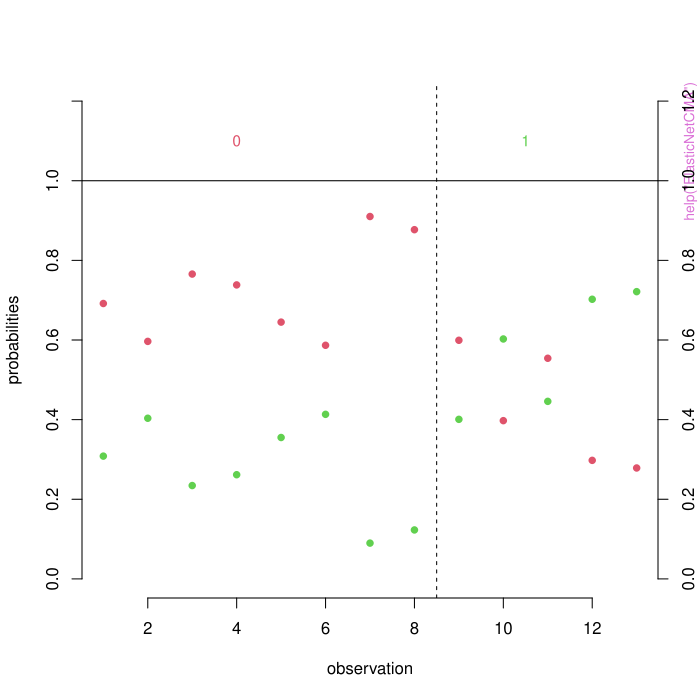

The script that drew this image:
pkgname <- "CMA"
source(file.path(R.home("share"), "R", "examples-header.R"))
options(warn = 1)
library('CMA')

base::assign(".oldSearch", base::search(), pos = 'CheckExEnv')
base::assign(".old_wd", base::getwd(), pos = 'CheckExEnv')
cleanEx()
nameEx("ElasticNetCMA")
### * ElasticNetCMA

flush(stderr()); flush(stdout())

### Name: ElasticNetCMA
### Title: Classfication and variable selection by the ElasticNet
### Aliases: ElasticNetCMA
### Keywords: multivariate

### ** Examples

### load Golub AML/ALL data
data(golub)
### extract class labels
golubY <- golub[,1]
### extract gene expression
golubX <- as.matrix(golub[,-1])
### select learningset
ratio <- 2/3
set.seed(111)
learnind <- sample(length(golubY), size=floor(ratio*length(golubY)))
### run ElasticNet - penalized logistic regression (no tuning)
result <- ElasticNetCMA(X=golubX, y=golubY, learnind=learnind, norm.fraction = 0.2, alpha=0.5)
show(result)
ftable(result)
plot(result)



cleanEx()
nameEx("GeneSelection")
### * GeneSelection

flush(stderr()); flush(stdout())

### Name: GeneSelection
### Title: General method for variable selection with various methods
### Aliases: GeneSelection
### Keywords: multivariate

### ** Examples

# load Golub AML/ALL data
data(golub)
### extract class labels
golubY <- golub[,1]
### extract gene expression from first 10 genes
golubX <- as.matrix(golub[,-1])
### Generate five different learningsets
set.seed(111)
five <- GenerateLearningsets(y=golubY, method = "CV", fold = 5, strat = TRUE)
### simple t-test:
selttest <- GeneSelection(golubX, golubY, learningsets = five, method = "t.test")
### show result:
show(selttest)
toplist(selttest, k = 10, iter = 1)
plot(selttest, iter = 1)



cleanEx()
nameEx("GenerateLearningsets")
### * GenerateLearningsets

flush(stderr()); flush(stdout())

### Name: GenerateLearningsets
### Title: Repeated Divisions into learn- and tets sets
### Aliases: GenerateLearningsets
### Keywords: multivariate

### ** Examples

# LOOCV
loo <- GenerateLearningsets(n=40, method="LOOCV")
show(loo)
# five-fold-CV
CV5 <- GenerateLearningsets(n=40, method="CV", fold=5)
show(loo)
# MCCV
mccv <- GenerateLearningsets(n=40, method = "MCCV", niter=3, ntrain=30)
show(mccv)
# Bootstrap
boot <- GenerateLearningsets(n=40, method="bootstrap", niter=3)
# stratified five-fold-CV
set.seed(113)
classlabels <- sample(1:3, size = 50, replace = TRUE, prob = c(0.3, 0.5, 0.2))
CV5strat <- GenerateLearningsets(y = classlabels, method="CV", fold=5, strat = TRUE)
show(CV5strat)



cleanEx()
nameEx("LassoCMA")
### * LassoCMA

flush(stderr()); flush(stdout())

### Name: LassoCMA
### Title: L1 penalized logistic regression
### Aliases: LassoCMA
### Keywords: multivariate

### ** Examples

### load Golub AML/ALL data
data(golub)
### extract class labels
golubY <- golub[,1]
### extract gene expression
golubX <- as.matrix(golub[,-1])
### select learningset
ratio <- 2/3
set.seed(111)
learnind <- sample(length(golubY), size=floor(ratio*length(golubY)))
### run L1 penalized logistic regression (no tuning)
lassoresult <- LassoCMA(X=golubX, y=golubY, learnind=learnind, norm.fraction = 0.2)
show(lassoresult)
ftable(lassoresult)
plot(lassoresult)



cleanEx()
nameEx("Planarplot")
### * Planarplot

flush(stderr()); flush(stdout())

### Name: Planarplot
### Title: Visualize Separability of different classes
### Aliases: Planarplot
### Keywords: multivariate

### ** Examples

### simple linear discrimination for the golub data:
data(golub)
golubY <- golub[,1]
golubX <- as.matrix(golub[,-1])
golubn <- nrow(golubX)
set.seed(111)
learnind <- sample(golubn, size=floor(2/3*golubn))
Planarplot(X=golubX, y=golubY, learnind=learnind, predind=c(2,4),
           classifier=ldaCMA)




cleanEx()
nameEx("classification")
### * classification

flush(stderr()); flush(stdout())

### Name: classification
### Title: General method for classification with various methods
### Aliases: classification
### Keywords: multivariate

### ** Examples

### a simple k-nearest neighbour example
### datasets
## Not run: 
##D plot(x)
##D data(golub)
##D golubY <- golub[,1]
##D golubX <- as.matrix(golub[,-1])
##D ### learningsets
##D set.seed(111)
##D lset <- GenerateLearningsets(y=golubY, method = "CV", fold=5, strat =TRUE)
##D ### 1. GeneSelection
##D selttest <- GeneSelection(golubX, golubY, learningsets = lset, method = "t.test")
##D ### 2. tuning
##D tunek <- tune(golubX, golubY, learningsets = lset, genesel = selttest, nbgene = 20, classifier = knnCMA)
##D ### 3. classification
##D knn1 <- classification(golubX, golubY, learningsets = lset, genesel = selttest,
##D                        tuneres = tunek, nbgene = 20, classifier = knnCMA)
##D ### steps 1.-3. combined into one step:
##D knn2 <- classification(golubX, golubY, learningsets = lset,
##D                        genesellist = list(method  = "t.test"), classifier = knnCMA,
##D                        tuninglist = list(grids = list(k = c(1:8))), nbgene = 20)
##D ### show and analyze results:
##D knnjoin <- join(knn2)
##D show(knn2)
##D eval <- evaluation(knn2, measure = "misclassification")
##D show(eval)
##D summary(eval)
##D boxplot(eval)
## End(Not run)



cleanEx()
nameEx("compBoostCMA")
### * compBoostCMA

flush(stderr()); flush(stdout())

### Name: compBoostCMA
### Title: Componentwise Boosting
### Aliases: compBoostCMA
### Keywords: multivariate

### ** Examples

 ### load Golub AML/ALL data
data(golub)
### extract class labels
golubY <- golub[,1]
### extract gene expression
golubX <- as.matrix(golub[,-1])
### select learningset
ratio <- 2/3
set.seed(111)
learnind <- sample(length(golubY), size=floor(ratio*length(golubY)))
### run componentwise (logit)-boosting (not tuned)
result <- compBoostCMA(X=golubX, y=golubY, learnind=learnind, mstop = 500)
### show results
show(result)
ftable(result)
plot(result)
### multiclass example:
### load Khan data
data(khan)
### extract class labels
khanY <- khan[,1]
### extract gene expression
khanX <- as.matrix(khan[,-1])
### select learningset
set.seed(111)
learnind <- sample(length(khanY), size=floor(ratio*length(khanY)))
### run componentwise multivariate (logit)-boosting (not tuned)
result <- compBoostCMA(X=khanX, y=khanY, learnind=learnind, mstop = 1000)
### show results
show(result)
ftable(result)
plot(result)



cleanEx()
nameEx("compare")
### * compare

flush(stderr()); flush(stdout())

### Name: compare
### Title: Compare different classifiers
### Aliases: compare
### Keywords: multivariate

### ** Examples

## Not run: 
##D ### compare the performance of several discriminant analysis methods
##D ### for the Khan dataset:
##D data(khan)
##D khanX <- as.matrix(khan[,-1])
##D khanY <- khan[,1]
##D set.seed(27611)
##D fiveCV10iter <- GenerateLearningsets(y=khanY, method = "CV", fold = 5, niter = 2, strat = TRUE)
##D ### candidate methods:  DLDA, LDA, QDA, pls_LDA, sclda
##D class_dlda <- classification(X = khanX, y=khanY, learningsets = fiveCV10iter, classifier = dldaCMA)
##D ### peform GeneSlection for LDA, FDA, QDA (using F-Tests):
##D genesel_da <- GeneSelection(X=khanX, y=khanY, learningsets = fiveCV10iter, method = "f.test")
##D ###
##D class_lda <- classification(X = khanX, y=khanY, learningsets = fiveCV10iter, classifier = ldaCMA, genesel= genesel_da, nbgene = 10)
##D 
##D class_qda <- classification(X = khanX, y=khanY, learningsets = fiveCV10iter, classifier = qdaCMA, genesel = genesel_da, nbgene = 2)
##D 
##D ### We now make a comparison concerning the performance (sev. measures):
##D ### first, collect in a list:
##D dalike <- list(class_dlda, class_lda, class_qda)
##D ### use pre-defined compare function:
##D comparison <- compare(dalike, plot = TRUE, measure = c("misclassification", "brier score", "average probability"))
##D print(comparison)
## End(Not run)



cleanEx()
nameEx("dldaCMA")
### * dldaCMA

flush(stderr()); flush(stdout())

### Name: dldaCMA
### Title: Diagonal Discriminant Analysis
### Aliases: dldaCMA
### Keywords: multivariate

### ** Examples

### load Golub AML/ALL data
data(golub)
### extract class labels
golubY <- golub[,1]
### extract gene expression
golubX <- as.matrix(golub[,-1])
### select learningset
ratio <- 2/3
set.seed(111)
learnind <- sample(length(golubY), size=floor(ratio*length(golubY)))
### run DLDA
dldaresult <- dldaCMA(X=golubX, y=golubY, learnind=learnind)
### show results
show(dldaresult)
ftable(dldaresult)
plot(dldaresult)
### multiclass example:
### load Khan data
data(khan)
### extract class labels
khanY <- khan[,1]
### extract gene expression
khanX <- as.matrix(khan[,-1])
### select learningset
set.seed(111)
learnind <- sample(length(khanY), size=floor(ratio*length(khanY)))
### run LDA
ldaresult <- dldaCMA(X=khanX, y=khanY, learnind=learnind)
### show results
show(dldaresult)
ftable(dldaresult)
plot(dldaresult)



cleanEx()
nameEx("evaluation")
### * evaluation

flush(stderr()); flush(stdout())

### Name: evaluation
### Title: Evaluation of classifiers
### Aliases: evaluation
### Keywords: multivariate

### ** Examples

### simple linear discriminant analysis example using bootstrap datasets:
### datasets:
data(golub)
golubY <- golub[,1]
### extract gene expression from first 10 genes
golubX <- as.matrix(golub[,2:11])
### generate 25 bootstrap datasets
set.seed(333)
bootds <- GenerateLearningsets(y = golubY, method = "bootstrap", ntrain = 30, niter = 10, strat = TRUE)
### run classification()
ldalist <- classification(X=golubX, y=golubY, learningsets = bootds, classifier=ldaCMA)
### Evaluation:
eval_iter <- evaluation(ldalist, scheme = "iter")
eval_obs <- evaluation(ldalist, scheme = "obs")
show(eval_iter)
show(eval_obs)
summary(eval_iter)
summary(eval_obs)
### auc with boxplot
eval_auc <- evaluation(ldalist, scheme = "iter", measure = "auc")
boxplot(eval_auc)
### which observations have often been misclassified ?
obsinfo(eval_obs, threshold = 0.75)



cleanEx()
nameEx("fdaCMA")
### * fdaCMA

flush(stderr()); flush(stdout())

### Name: fdaCMA
### Title: Fisher's Linear Discriminant Analysis
### Aliases: fdaCMA
### Keywords: multivariate

### ** Examples

### load Golub AML/ALL data
data(golub)
### extract class labels
golubY <- golub[,1]
### extract gene expression from first 10 genes
golubX <- as.matrix(golub[,2:11])
### select learningset
ratio <- 2/3
set.seed(111)
learnind <- sample(length(golubY), size=floor(ratio*length(golubY)))
### run FDA
fdaresult <- fdaCMA(X=golubX, y=golubY, learnind=learnind, comp = 1, plot = TRUE)
### show results
show(fdaresult)
ftable(fdaresult)
plot(fdaresult)
### multiclass example:
### load Khan data
data(khan)
### extract class labels
khanY <- khan[,1]
### extract gene expression from first 10 genes
khanX <- as.matrix(khan[,2:11])
### select learningset
set.seed(111)
learnind <- sample(length(khanY), size=floor(ratio*length(khanY)))
### run FDA
fdaresult <- fdaCMA(X=khanX, y=khanY, learnind=learnind, comp = 2, plot = TRUE)
### show results
show(fdaresult)
ftable(fdaresult)
plot(fdaresult)



cleanEx()
nameEx("flexdaCMA")
### * flexdaCMA

flush(stderr()); flush(stdout())

### Name: flexdaCMA
### Title: Flexible Discriminant Analysis
### Aliases: flexdaCMA
### Keywords: multivariate

### ** Examples

### load Golub AML/ALL data
data(golub)
### extract class labels
golubY <- golub[,1]
### extract gene expression from first 5 genes
golubX <- as.matrix(golub[,2:6])
### select learningset
ratio <- 2/3
set.seed(111)
learnind <- sample(length(golubY), size=floor(ratio*length(golubY)))
### run flexible Discriminant Analysis
result <- flexdaCMA(X=golubX, y=golubY, learnind=learnind, comp = 1)
### show results
show(result)
ftable(result)
plot(result)



cleanEx()
nameEx("gbmCMA")
### * gbmCMA

flush(stderr()); flush(stdout())

### Name: gbmCMA
### Title: Tree-based Gradient Boosting
### Aliases: gbmCMA
### Keywords: multivariate

### ** Examples

### load Golub AML/ALL data
data(golub)
### extract class labels
golubY <- golub[,1]
### extract gene expression
golubX <- as.matrix(golub[,-1])
### select learningset
ratio <- 2/3
set.seed(111)
learnind <- sample(length(golubY), size=floor(ratio*length(golubY)))
### run tree-based gradient boosting (no tuning)
gbmresult <- gbmCMA(X=golubX, y=golubY, learnind=learnind, n.trees = 500)
show(gbmresult)
ftable(gbmresult)
plot(gbmresult)



cleanEx()
nameEx("golub")
### * golub

flush(stderr()); flush(stdout())

### Name: golub
### Title: ALL/AML dataset of Golub et al. (1999)
### Aliases: golub
### Keywords: datasets

### ** Examples

data(golub)



cleanEx()
nameEx("khan")
### * khan

flush(stderr()); flush(stdout())

### Name: khan
### Title: Small blue round cell tumor dataset of Khan et al. (2001)
### Aliases: khan
### Keywords: datasets

### ** Examples

data(khan)


cleanEx()
nameEx("knnCMA")
### * knnCMA

flush(stderr()); flush(stdout())

### Name: knnCMA
### Title: Nearest Neighbours
### Aliases: knnCMA
### Keywords: multivariate

### ** Examples

### load Golub AML/ALL data
data(golub)
### extract class labels
golubY <- golub[,1]
### extract gene expression from first 10 genes
golubX <- as.matrix(golub[,-1])
### select learningset
ratio <- 2/3
set.seed(111)
learnind <- sample(length(golubY), size=floor(ratio*length(golubY)))
### run k-nearest neighbours
result <- knnCMA(X=golubX, y=golubY, learnind=learnind, k = 3)
### show results
show(result)
ftable(result)
### multiclass example:
### load Khan data
data(khan)
### extract class labels
khanY <- khan[,1]
### extract gene expression
khanX <- as.matrix(khan[,-1])
### select learningset
set.seed(111)
learnind <- sample(length(khanY), size=floor(ratio*length(khanY)))
### run knn
result <- knnCMA(X=khanX, y=khanY, learnind=learnind, k = 5)
### show results
show(result)
ftable(result)



cleanEx()
nameEx("ldaCMA")
### * ldaCMA

flush(stderr()); flush(stdout())

### Name: ldaCMA
### Title: Linear Discriminant Analysis
### Aliases: ldaCMA
### Keywords: multivariate

### ** Examples

## Not run: 
##D ### load Golub AML/ALL data
##D data(golub)
##D ### extract class labels
##D golubY <- golub[,1]
##D ### extract gene expression from first 10 genes
##D golubX <- as.matrix(golub[,2:11])
##D ### select learningset
##D ratio <- 2/3
##D set.seed(111)
##D learnind <- sample(length(golubY), size=floor(ratio*length(golubY)))
##D ### run LDA
##D ldaresult <- ldaCMA(X=golubX, y=golubY, learnind=learnind)
##D ### show results
##D show(ldaresult)
##D ftable(ldaresult)
##D plot(ldaresult)
##D ### multiclass example:
##D ### load Khan data
##D data(khan)
##D ### extract class labels
##D khanY <- khan[,1]
##D ### extract gene expression from first 10 genes
##D khanX <- as.matrix(khan[,2:11])
##D ### select learningset
##D set.seed(111)
##D learnind <- sample(length(khanY), size=floor(ratio*length(khanY)))
##D ### run LDA
##D ldaresult <- ldaCMA(X=khanX, y=khanY, learnind=learnind)
##D ### show results
##D show(ldaresult)
##D ftable(ldaresult)
##D plot(ldaresult)
## End(Not run)


cleanEx()
nameEx("nnetCMA")
### * nnetCMA

flush(stderr()); flush(stdout())

### Name: nnetCMA
### Title: Feed-forward Neural Networks
### Aliases: nnetCMA
### Keywords: multivariate

### ** Examples

### load Golub AML/ALL data
data(golub)
### extract class labels
golubY <- golub[,1]
### extract gene expression from first 10 genes
golubX <- as.matrix(golub[,2:11])
### select learningset
ratio <- 2/3
set.seed(111)
learnind <- sample(length(golubY), size=floor(ratio*length(golubY)))
### run nnet (not tuned)
nnetresult <- nnetCMA(X=golubX, y=golubY, learnind=learnind, size = 3, decay = 0.01)
### show results
show(nnetresult)
ftable(nnetresult)
plot(nnetresult)
### in the space of eigengenes (not tuned)
golubXfull <-  as.matrix(golubX[,-1])
nnetresult <- nnetCMA(X=golubXfull, y=golubY, learnind = learnind, eigengenes = TRUE,
                      size = 3, decay = 0.01)
### show results
show(nnetresult)
ftable(nnetresult)
plot(nnetresult)



cleanEx()
nameEx("pknnCMA")
### * pknnCMA

flush(stderr()); flush(stdout())

### Name: pknnCMA
### Title: Probabilistic Nearest Neighbours
### Aliases: pknnCMA
### Keywords: multivariate

### ** Examples

### load Golub AML/ALL data
data(golub)
### extract class labels
golubY <- golub[,1]
### extract gene expression from first 10 genes
golubX <- as.matrix(golub[,-1])
### select learningset
ratio <- 2/3
set.seed(111)
learnind <- sample(length(golubY), size=floor(ratio*length(golubY)))
### run probabilistic k-nearest neighbours
result <- pknnCMA(X=golubX, y=golubY, learnind=learnind, k = 3)
### show results
show(result)
ftable(result)
plot(result)



cleanEx()
nameEx("plrCMA")
### * plrCMA

flush(stderr()); flush(stdout())

### Name: plrCMA
### Title: L2 penalized logistic regression
### Aliases: plrCMA
### Keywords: multivariate

### ** Examples

### load Golub AML/ALL data
data(golub)
### extract class labels
golubY <- golub[,1]
### extract gene expression from first 10 genes
golubX <- as.matrix(golub[,-1])
### select learningset
ratio <- 2/3
set.seed(111)
learnind <- sample(length(golubY), size=floor(ratio*length(golubY)))
### run penalized logistic regression (no tuning)
plrresult <- plrCMA(X=golubX, y=golubY, learnind=learnind)
### show results
show(plrresult)
ftable(plrresult)
plot(plrresult)
### multiclass example:
### load Khan data
data(khan)
### extract class labels
khanY <- khan[,1]
### extract gene expression from first 10 genes
khanX <- as.matrix(khan[,-1])
### select learningset
set.seed(111)
learnind <- sample(length(khanY), size=floor(ratio*length(khanY)))
### run penalized logistic regression (no tuning)
plrresult <- plrCMA(X=khanX, y=khanY, learnind=learnind)
### show results
show(plrresult)
ftable(plrresult)
plot(plrresult)



cleanEx()
nameEx("pls_ldaCMA")
### * pls_ldaCMA

flush(stderr()); flush(stdout())

### Name: pls_ldaCMA
### Title: Partial Least Squares combined with Linear Discriminant Analysis
### Aliases: pls_ldaCMA
### Keywords: multivariate

### ** Examples

## Not run: 
##D ### load Khan data
##D data(khan)
##D ### extract class labels
##D khanY <- khan[,1]
##D ### extract gene expression
##D khanX <- as.matrix(khan[,-1])
##D ### select learningset
##D set.seed(111)
##D learnind <- sample(length(khanY), size=floor(2/3*length(khanY)))
##D ### run Shrunken Centroids classfier, without tuning
##D plsresult <- pls_ldaCMA(X=khanX, y=khanY, learnind=learnind, comp = 4)
##D ### show results
##D show(plsresult)
##D ftable(plsresult)
##D plot(plsresult)
## End(Not run)


cleanEx()
nameEx("pls_lrCMA")
### * pls_lrCMA

flush(stderr()); flush(stdout())

### Name: pls_lrCMA
### Title: Partial Least Squares followed by logistic regression
### Aliases: pls_lrCMA
### Keywords: multivariate

### ** Examples

### load Golub AML/ALL data
data(golub)
### extract class labels
golubY <- golub[,1]
### extract gene expression
golubX <- as.matrix(golub[,-1])
### select learningset
ratio <- 2/3
set.seed(111)
learnind <- sample(length(golubY), size=floor(ratio*length(golubY)))
### run PLS, combined with logistic regression
result <- pls_lrCMA(X=golubX, y=golubY, learnind=learnind)
### show results
show(result)
ftable(result)
plot(result)



cleanEx()
nameEx("pls_rfCMA")
### * pls_rfCMA

flush(stderr()); flush(stdout())

### Name: pls_rfCMA
### Title: Partial Least Squares followed by random forests
### Aliases: pls_rfCMA
### Keywords: multivariate

### ** Examples

### load Golub AML/ALL data
data(golub)
### extract class labels
golubY <- golub[,1]
### extract gene expression
golubX <- as.matrix(golub[,-1])
### select learningset
ratio <- 2/3
set.seed(111)
learnind <- sample(length(golubY), size=floor(ratio*length(golubY)))
### run PLS, combined with Random Forest
#result <- pls_rfCMA(X=golubX, y=golubY, learnind=learnind)
### show results
#show(result)
#ftable(result)
#plot(result)



cleanEx()
nameEx("pnnCMA")
### * pnnCMA

flush(stderr()); flush(stdout())

### Name: pnnCMA
### Title: Probabilistic Neural Networks
### Aliases: pnnCMA
### Keywords: multivariate

### ** Examples

### load Golub AML/ALL data
data(golub)
### extract class labels
golubY <- golub[,1]
### extract gene expression from first 10 genes
golubX <- as.matrix(golub[,2:11])
### select learningset
ratio <- 2/3
set.seed(111)
learnind <- sample(length(golubY), size=floor(ratio*length(golubY)))
### run PNN
pnnresult <- pnnCMA(X=golubX, y=golubY, learnind=learnind, sigma = 3)
### show results
show(pnnresult)
ftable(pnnresult)
plot(pnnresult)



cleanEx()
nameEx("prediction")
### * prediction

flush(stderr()); flush(stdout())

### Name: prediction
### Title: General method for predicting classes of new observations
### Aliases: prediction
### Keywords: multivariate

### ** Examples

### a simple k-nearest neighbour example
### datasets
## Not run: 
##D plot(x)
##D data(golub)
##D golubY <- golub[,1]
##D golubX <- as.matrix(golub[,-1])
##D ###Splitting data into training and test set
##D X.tr<-golubX[1:30]
##D X.new<-golubX[31:39]
##D y.tr<-golubY[1:30]
##D ### 1. GeneSelection
##D selttest <- GeneSelection(X=X.tr, y=y.tr, method = "t.test")
##D ### 2. tuning
##D tunek <- tune(X.tr, y.tr, genesel = selttest, nbgene = 20, classifier = knnCMA)
##D ### 3. classification
##D pred <- prediction(X.tr=X.tr,y.tr=y.tr,X.new=X.new, genesel = selttest,
##D                        tuneres = tunek, nbgene = 20, classifier = knnCMA)
##D ### show and analyze results:
##D show(pred)
##D 
## End(Not run)



cleanEx()
nameEx("qdaCMA")
### * qdaCMA

flush(stderr()); flush(stdout())

### Name: qdaCMA
### Title: Quadratic Discriminant Analysis
### Aliases: qdaCMA
### Keywords: multivariate

### ** Examples

### load Golub AML/ALL data
data(golub)
### extract class labels
golubY <- golub[,1]
### extract gene expression from first 3 genes
golubX <- as.matrix(golub[,2:4])
### select learningset
ratio <- 2/3
set.seed(112)
learnind <- sample(length(golubY), size=floor(ratio*length(golubY)))
### run QDA
qdaresult <- qdaCMA(X=golubX, y=golubY, learnind=learnind)
### show results
show(qdaresult)
ftable(qdaresult)
plot(qdaresult)
### multiclass example:
### load Khan data
data(khan)
### extract class labels
khanY <- khan[,1]
### extract gene expression from first 4 genes
khanX <- as.matrix(khan[,2:5])
### select learningset
set.seed(111)
learnind <- sample(length(khanY), size=floor(ratio*length(khanY)))
### run QDA
qdaresult <- qdaCMA(X=khanX, y=khanY, learnind=learnind)
### show results
show(qdaresult)
ftable(qdaresult)
plot(qdaresult)



cleanEx()
nameEx("rfCMA")
### * rfCMA

flush(stderr()); flush(stdout())

### Name: rfCMA
### Title: Classification based on Random Forests
### Aliases: rfCMA
### Keywords: multivariate

### ** Examples

 ### load Khan data
data(khan)
### extract class labels
khanY <- khan[,1]
### extract gene expression
khanX <- as.matrix(khan[,-1])
### select learningset
set.seed(111)
learnind <- sample(length(khanY), size=floor(2/3*length(khanY)))
### run random Forest
#rfresult <- rfCMA(X=khanX, y=khanY, learnind=learnind, varimp = FALSE)
### show results
#show(rfresult)
#ftable(rfresult)
#plot(rfresult)


cleanEx()
nameEx("scdaCMA")
### * scdaCMA

flush(stderr()); flush(stdout())

### Name: scdaCMA
### Title: Shrunken Centroids Discriminant Analysis
### Aliases: scdaCMA
### Keywords: multivariate

### ** Examples

### load Khan data
data(khan)
### extract class labels
khanY <- khan[,1]
### extract gene expression
khanX <- as.matrix(khan[,-1])
### select learningset
set.seed(111)
learnind <- sample(length(khanY), size=floor(2/3*length(khanY)))
### run Shrunken Centroids classfier, without tuning
scdaresult <- scdaCMA(X=khanX, y=khanY, learnind=learnind)
### show results
show(scdaresult)
ftable(scdaresult)
plot(scdaresult)


cleanEx()
nameEx("shrinkldaCMA")
### * shrinkldaCMA

flush(stderr()); flush(stdout())

### Name: shrinkldaCMA
### Title: Shrinkage linear discriminant analysis
### Aliases: shrinkldaCMA
### Keywords: multivariate

### ** Examples

### load Golub AML/ALL data
data(golub)
### extract class labels
golubY <- golub[,1]
### extract gene expression
golubX <- as.matrix(golub[,-1])
### select learningset
ratio <- 2/3
set.seed(111)
learnind <- sample(length(golubY), size=floor(ratio*length(golubY)))
### run  shrinkage-LDA
result <- shrinkldaCMA(X=golubX, y=golubY, learnind=learnind)
### show results
show(result)
ftable(result)
plot(result)


cleanEx()
nameEx("svmCMA")
### * svmCMA

flush(stderr()); flush(stdout())

### Name: svmCMA
### Title: Support Vector Machine
### Aliases: svmCMA
### Keywords: multivariate

### ** Examples

### load Golub AML/ALL data
data(golub)
### extract class labels
golubY <- golub[,1]
### extract gene expression
golubX <- as.matrix(golub[,-1])
### select learningset
ratio <- 2/3
set.seed(111)
learnind <- sample(length(golubY), size=floor(ratio*length(golubY)))
### run _untuned_linear SVM
svmresult <- svmCMA(X=golubX, y=golubY, learnind=learnind,probability=TRUE)
### show results
show(svmresult)
ftable(svmresult)
plot(svmresult)


cleanEx()
nameEx("tune")
### * tune

flush(stderr()); flush(stdout())

### Name: tune
### Title: Hyperparameter tuning for classifiers
### Aliases: tune
### Keywords: multivariate

### ** Examples

## Not run: 
##D ### simple example for a one-dimensional grid, using compBoostCMA.
##D ### dataset
##D data(golub)
##D golubY <- golub[,1]
##D golubX <- as.matrix(golub[,-1])
##D ### learningsets
##D set.seed(111)
##D lset <- GenerateLearningsets(y=golubY, method = "CV", fold=5, strat =TRUE)
##D ### tuning after gene selection with the t.test
##D tuneres <- tune(X = golubX, y = golubY, learningsets = lset,
##D               genesellist = list(method = "t.test"),
##D               classifier=compBoostCMA, nbgene = 100,
##D               grids = list(mstop = c(50, 100, 250, 500, 1000)))
##D ### inspect results
##D show(tuneres)
##D best(tuneres)
##D plot(tuneres, iter = 3)
## End(Not run)



cleanEx()
nameEx("weighted_mcr")
### * weighted_mcr

flush(stderr()); flush(stdout())

### Name: weighted.mcr
### Title: Tuning / Selection bias correction
### Aliases: weighted.mcr
### Keywords: tuning bias, selection bias, corrected misclassification rate

### ** Examples

#inputs
classifiers<-rep('knnCMA',7)
nbgenes<-rep(50,7)
parameters<-c('k=1','k=3','k=5','k=7','k=9','k=11','k=13')
portion<-0.8
niter<-100
data(golub)
X<-as.matrix(golub[,-1])         
y<-golub[,1]
sel.method<-'t.test'
#function call
wmcr<-weighted.mcr(classifiers=classifiers,parameters=parameters,nbgenes=nbgenes,sel.method=sel.method,X=X,y=y,portion=portion,niter=niter)



### * <FOOTER>
###
cleanEx()
options(digits = 7L)
base::cat("Time elapsed: ", proc.time() - base::get("ptime", pos = 'CheckExEnv'),"\n")
grDevices::dev.off()
###
### Local variables: ***
### mode: outline-minor ***
### outline-regexp: "\\(> \\)?### [*]+" ***
### End: ***
quit('no')
